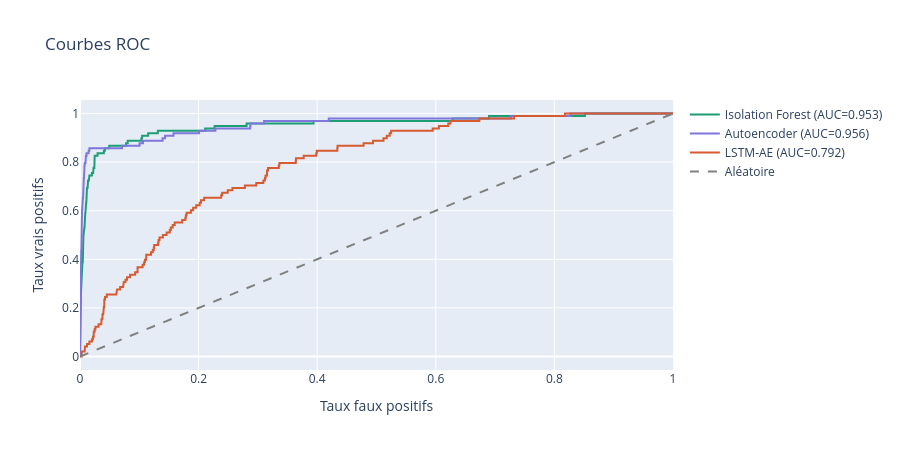

The cell this chart's notebook holds for it:
### Markdown cell above
## 5. Courbes ROC

### Code cell
fig = go.Figure()

for name, scores in scores_dict.items():
    fpr, tpr, _ = roc_curve(y_test, scores)
    auc = df_results.loc[name, 'auc_roc']
    fig.add_trace(go.Scatter(
        x=fpr, y=tpr, mode='lines',
        name=f'{name} (AUC={auc:.3f})',
        line=dict(color=COLORS[name], width=2),
    ))

fig.add_trace(go.Scatter(
    x=[0, 1], y=[0, 1], mode='lines',
    line=dict(dash='dash', color='gray'), name='Aléatoire',
))

fig.update_layout(
    title='Courbes ROC',
    xaxis_title='Taux faux positifs',
    yaxis_title='Taux vrais positifs',
    height=450,
)
fig.show()

### Figure 1 — Plotly figure (JSON) as saved in the notebook; plotly's stock layout.template omitted (floating-point values rounded to 4 significant figures; data arrays with more than 128 entries replaced by an {"elided": "..."} marker saying what was removed)
{"data": [{"line": {"color": "#1D9E75", "width": 2}, "mode": "lines", "name": "Isolation Forest (AUC=0.953)", "type": "scatter", "x": {"elided": "1042 float values"}, "y": {"elided": "1042 float values"}}, {"line": {"color": "#7F77DD", "width": 2}, "mode": "lines", "name": "Autoencoder (AUC=0.956)", "type": "scatter", "x": {"elided": "457 float values"}, "y": {"elided": "457 float values"}}, {"line": {"color": "#D85A30", "width": 2}, "mode": "lines", "name": "LSTM-AE (AUC=0.792)", "type": "scatter", "x": {"elided": "436 float values"}, "y": {"elided": "436 float values"}}, {"line": {"color": "gray", "dash": "dash"}, "mode": "lines", "name": "Aléatoire", "type": "scatter", "x": [0, 1], "y": [0, 1]}], "layout": {"height": 450, "title": {"text": "Courbes ROC"}, "xaxis": {"title": {"text": "Taux faux positifs"}}, "yaxis": {"title": {"text": "Taux vrais positifs"}}}}
